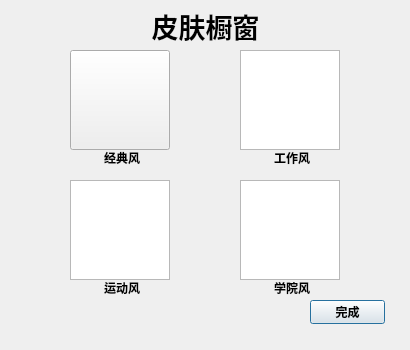
<?xml version="1.0" encoding="UTF-8"?>
<ui version="4.0">
 <class>ClothesChanging</class>
 <widget class="QDialog" name="ClothesChanging">
  <property name="geometry">
   <rect>
    <x>0</x>
    <y>0</y>
    <width>410</width>
    <height>350</height>
   </rect>
  </property>
  <property name="font">
   <font>
    <bold>true</bold>
   </font>
  </property>
  <property name="windowTitle">
   <string>Dialog</string>
  </property>
  <widget class="QPushButton" name="complete">
   <property name="geometry">
    <rect>
     <x>310</x>
     <y>300</y>
     <width>75</width>
     <height>24</height>
    </rect>
   </property>
   <property name="text">
    <string>完成</string>
   </property>
  </widget>
  <widget class="QPushButton" name="suit1">
   <property name="geometry">
    <rect>
     <x>70</x>
     <y>50</y>
     <width>100</width>
     <height>100</height>
    </rect>
   </property>
   <property name="text">
    <string/>
   </property>
  </widget>
  <widget class="QPushButton" name="suit3">
   <property name="geometry">
    <rect>
     <x>70</x>
     <y>180</y>
     <width>100</width>
     <height>100</height>
    </rect>
   </property>
   <property name="text">
    <string/>
   </property>
  </widget>
  <widget class="QPushButton" name="suit2">
   <property name="geometry">
    <rect>
     <x>240</x>
     <y>50</y>
     <width>100</width>
     <height>100</height>
    </rect>
   </property>
   <property name="text">
    <string/>
   </property>
  </widget>
  <widget class="QPushButton" name="suit4">
   <property name="geometry">
    <rect>
     <x>240</x>
     <y>180</y>
     <width>100</width>
     <height>100</height>
    </rect>
   </property>
   <property name="text">
    <string/>
   </property>
  </widget>
  <widget class="QGraphicsView" name="lock2">
   <property name="geometry">
    <rect>
     <x>240</x>
     <y>50</y>
     <width>100</width>
     <height>100</height>
    </rect>
   </property>
  </widget>
  <widget class="QGraphicsView" name="lock3">
   <property name="geometry">
    <rect>
     <x>70</x>
     <y>180</y>
     <width>100</width>
     <height>100</height>
    </rect>
   </property>
  </widget>
  <widget class="QGraphicsView" name="lock4">
   <property name="geometry">
    <rect>
     <x>240</x>
     <y>180</y>
     <width>100</width>
     <height>100</height>
    </rect>
   </property>
  </widget>
  <widget class="QLabel" name="label">
   <property name="geometry">
    <rect>
     <x>95</x>
     <y>150</y>
     <width>54</width>
     <height>16</height>
    </rect>
   </property>
   <property name="text">
    <string>经典风</string>
   </property>
   <property name="alignment">
    <set>Qt::AlignmentFlag::AlignCenter</set>
   </property>
  </widget>
  <widget class="QLabel" name="label_2">
   <property name="geometry">
    <rect>
     <x>265</x>
     <y>150</y>
     <width>54</width>
     <height>16</height>
    </rect>
   </property>
   <property name="text">
    <string>工作风</string>
   </property>
   <property name="alignment">
    <set>Qt::AlignmentFlag::AlignCenter</set>
   </property>
  </widget>
  <widget class="QLabel" name="label_3">
   <property name="geometry">
    <rect>
     <x>95</x>
     <y>280</y>
     <width>54</width>
     <height>16</height>
    </rect>
   </property>
   <property name="text">
    <string>运动风</string>
   </property>
   <property name="alignment">
    <set>Qt::AlignmentFlag::AlignCenter</set>
   </property>
  </widget>
  <widget class="QLabel" name="label_4">
   <property name="geometry">
    <rect>
     <x>265</x>
     <y>280</y>
     <width>54</width>
     <height>16</height>
    </rect>
   </property>
   <property name="font">
    <font>
     <bold>true</bold>
    </font>
   </property>
   <property name="text">
    <string>学院风</string>
   </property>
   <property name="alignment">
    <set>Qt::AlignmentFlag::AlignCenter</set>
   </property>
  </widget>
  <widget class="QLabel" name="label_5">
   <property name="geometry">
    <rect>
     <x>145</x>
     <y>10</y>
     <width>121</width>
     <height>31</height>
    </rect>
   </property>
   <property name="font">
    <font>
     <pointsize>20</pointsize>
     <bold>true</bold>
    </font>
   </property>
   <property name="text">
    <string>皮肤橱窗</string>
   </property>
   <property name="alignment">
    <set>Qt::AlignmentFlag::AlignCenter</set>
   </property>
  </widget>
 </widget>
 <resources/>
 <connections/>
</ui>
